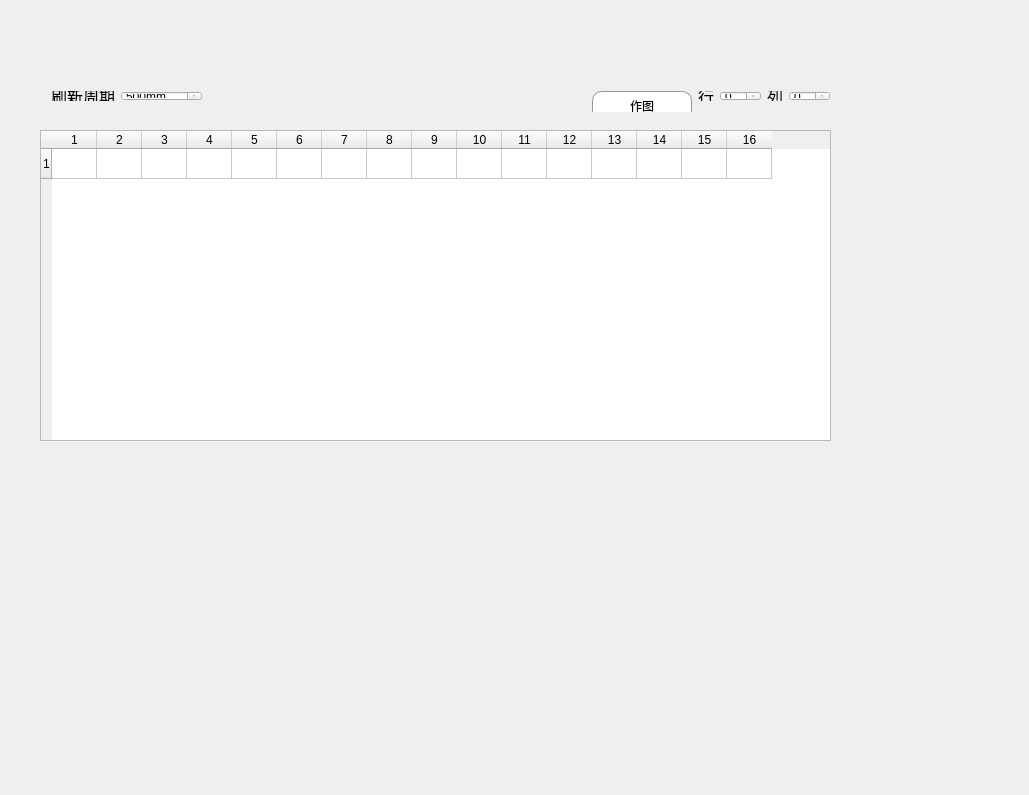
<?xml version="1.0" encoding="UTF-8"?>
<ui version="4.0">
 <class>CDataShow</class>
 <widget class="QWidget" name="CDataShow">
  <property name="geometry">
   <rect>
    <x>0</x>
    <y>0</y>
    <width>1029</width>
    <height>795</height>
   </rect>
  </property>
  <property name="windowTitle">
   <string>CDataShow</string>
  </property>
  <property name="styleSheet">
   <string notr="true">QWidget{
font: 12pt &quot;SimSun&quot;;
}
QPushButton{
	background-color: rgb(255, 255, 255);
	border-radius: 10px;
	
	font: 11pt &quot;SimSun&quot;;
	border: 1px solid rgb(150,150,150);
	
}

QPushButton:hover {
	background-color: rgb(200, 200, 200);
}

 QPushButton:pressed
{
	background-color: rgb(255, 255, 255);
}
</string>
  </property>
  <widget class="QTableWidget" name="tableWidget">
   <property name="geometry">
    <rect>
     <x>40</x>
     <y>130</y>
     <width>791</width>
     <height>311</height>
    </rect>
   </property>
   <attribute name="horizontalHeaderDefaultSectionSize">
    <number>45</number>
   </attribute>
   <row>
    <property name="text">
     <string>1</string>
    </property>
   </row>
   <column>
    <property name="text">
     <string>1</string>
    </property>
   </column>
   <column>
    <property name="text">
     <string>2</string>
    </property>
   </column>
   <column>
    <property name="text">
     <string>3</string>
    </property>
   </column>
   <column>
    <property name="text">
     <string>4</string>
    </property>
   </column>
   <column>
    <property name="text">
     <string>5</string>
    </property>
   </column>
   <column>
    <property name="text">
     <string>6</string>
    </property>
   </column>
   <column>
    <property name="text">
     <string>7</string>
    </property>
   </column>
   <column>
    <property name="text">
     <string>8</string>
    </property>
   </column>
   <column>
    <property name="text">
     <string>9</string>
    </property>
   </column>
   <column>
    <property name="text">
     <string>10</string>
    </property>
   </column>
   <column>
    <property name="text">
     <string>11</string>
    </property>
   </column>
   <column>
    <property name="text">
     <string>12</string>
    </property>
   </column>
   <column>
    <property name="text">
     <string>13</string>
    </property>
   </column>
   <column>
    <property name="text">
     <string>14</string>
    </property>
   </column>
   <column>
    <property name="text">
     <string>15</string>
    </property>
   </column>
   <column>
    <property name="text">
     <string>16</string>
    </property>
   </column>
  </widget>
  <widget class="QWidget" name="">
   <property name="geometry">
    <rect>
     <x>40</x>
     <y>80</y>
     <width>801</width>
     <height>32</height>
    </rect>
   </property>
   <layout class="QHBoxLayout" name="horizontalLayout">
    <item>
     <widget class="QLabel" name="label_3">
      <property name="font">
       <font>
        <family>SimSun</family>
        <pointsize>12</pointsize>
        <weight>50</weight>
        <italic>false</italic>
        <bold>false</bold>
       </font>
      </property>
      <property name="text">
       <string>刷新周期</string>
      </property>
     </widget>
    </item>
    <item>
     <widget class="QSpinBox" name="spinChannel">
      <property name="readOnly">
       <bool>true</bool>
      </property>
      <property name="suffix">
       <string>mm</string>
      </property>
      <property name="minimum">
       <number>100</number>
      </property>
      <property name="maximum">
       <number>10000</number>
      </property>
      <property name="value">
       <number>500</number>
      </property>
     </widget>
    </item>
    <item>
     <spacer name="horizontalSpacer">
      <property name="orientation">
       <enum>Qt::Horizontal</enum>
      </property>
      <property name="sizeHint" stdset="0">
       <size>
        <width>40</width>
        <height>20</height>
       </size>
      </property>
     </spacer>
    </item>
    <item>
     <widget class="QPushButton" name="pushButton">
      <property name="minimumSize">
       <size>
        <width>100</width>
        <height>30</height>
       </size>
      </property>
      <property name="maximumSize">
       <size>
        <width>16777215</width>
        <height>16777215</height>
       </size>
      </property>
      <property name="text">
       <string>作图</string>
      </property>
     </widget>
    </item>
    <item>
     <widget class="QLabel" name="label">
      <property name="font">
       <font>
        <family>SimSun</family>
        <pointsize>12</pointsize>
        <weight>50</weight>
        <italic>false</italic>
        <bold>false</bold>
       </font>
      </property>
      <property name="text">
       <string>行</string>
      </property>
     </widget>
    </item>
    <item>
     <widget class="QSpinBox" name="spinRow">
      <property name="readOnly">
       <bool>true</bool>
      </property>
     </widget>
    </item>
    <item>
     <widget class="QLabel" name="label_2">
      <property name="font">
       <font>
        <family>SimSun</family>
        <pointsize>12</pointsize>
        <weight>50</weight>
        <italic>false</italic>
        <bold>false</bold>
       </font>
      </property>
      <property name="text">
       <string>列</string>
      </property>
     </widget>
    </item>
    <item>
     <widget class="QSpinBox" name="spinCol">
      <property name="readOnly">
       <bool>true</bool>
      </property>
     </widget>
    </item>
   </layout>
  </widget>
 </widget>
 <layoutdefault spacing="6" margin="11"/>
 <resources/>
 <connections/>
</ui>
